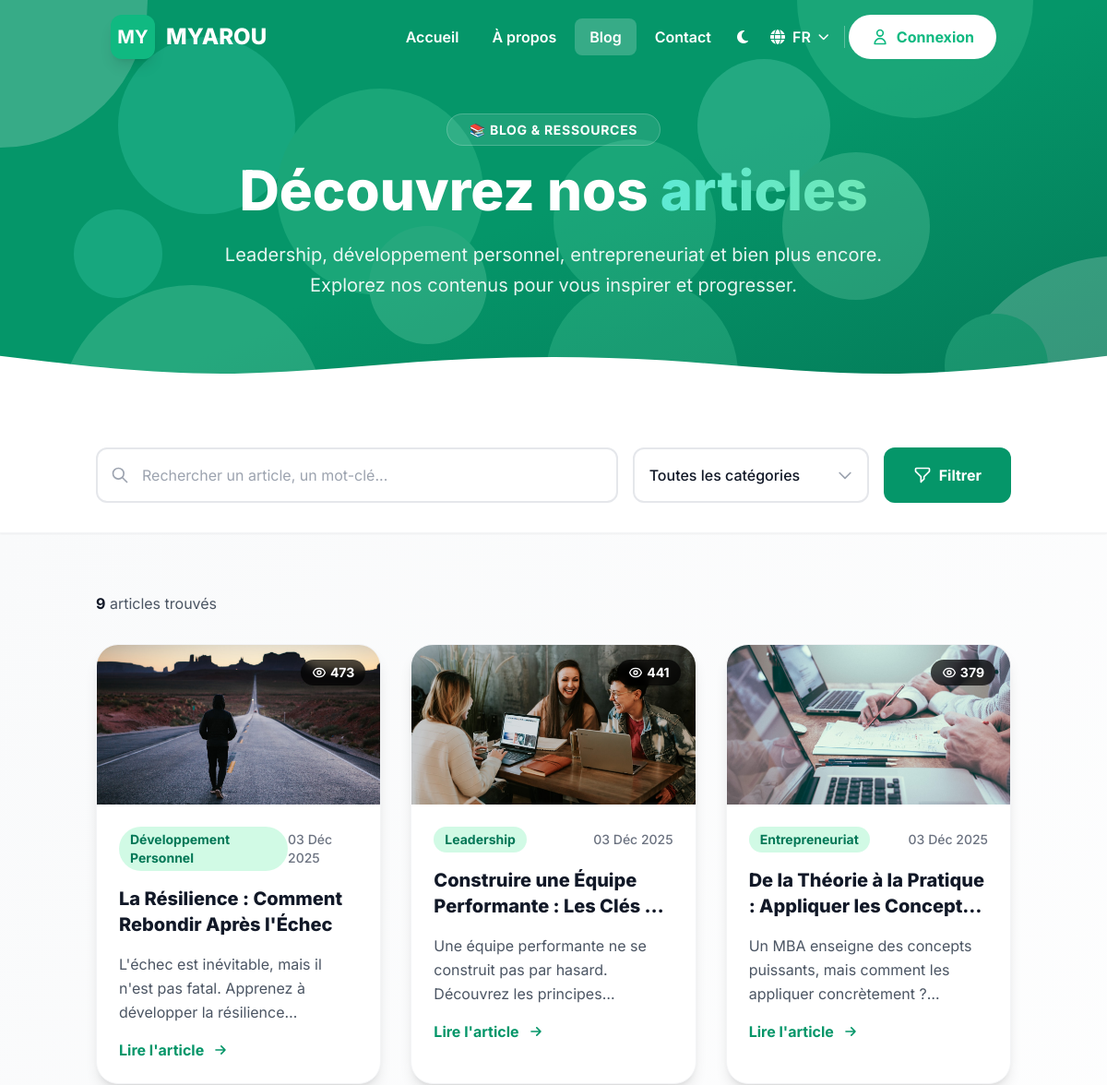
/fr/blog/ (upper part), run on an earlier commit of the app's database.
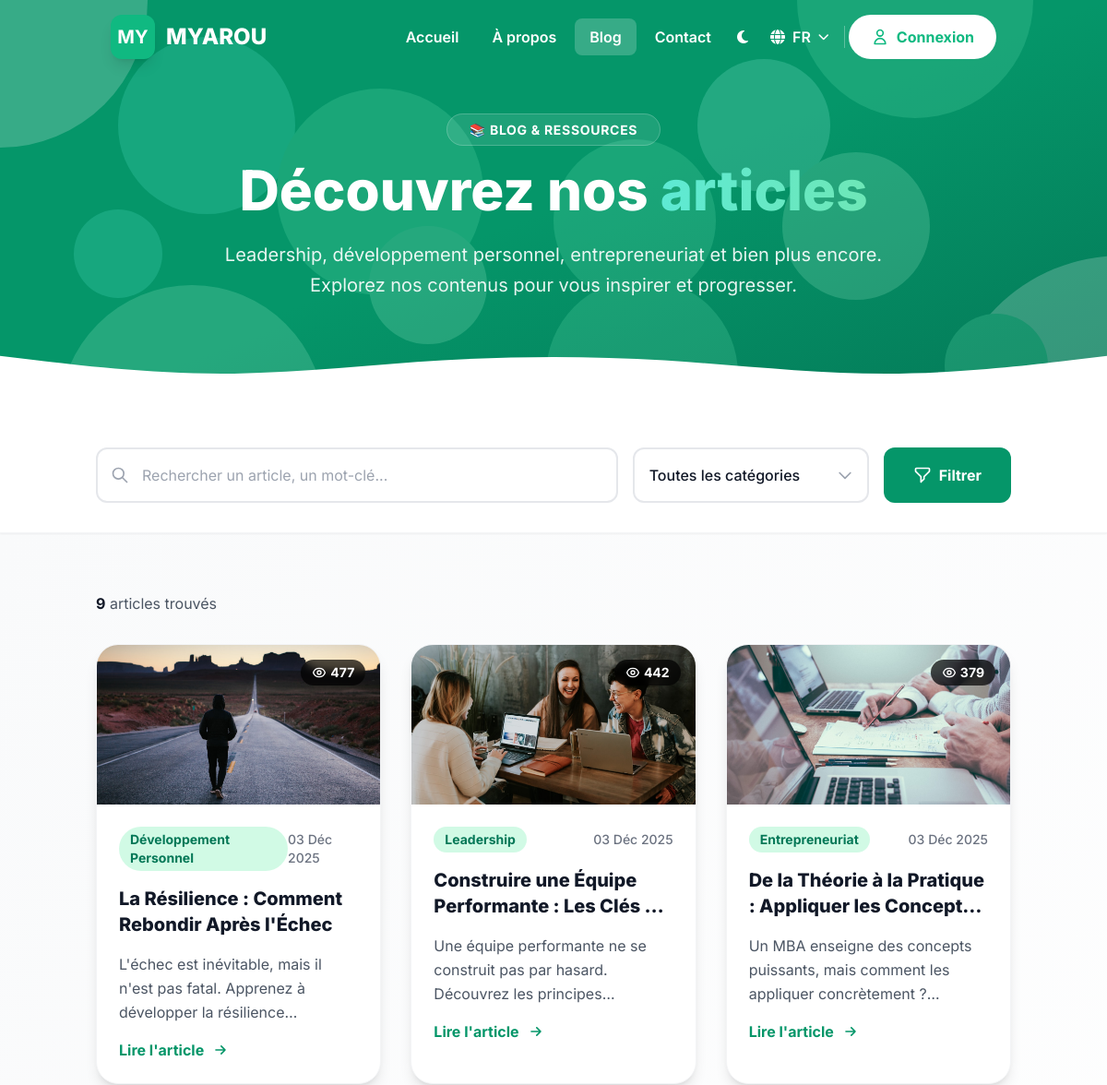
And on a later commit of the database.
### blog/models.py (models this page shows, shortened)
class Article(models.Model):
    STATUS_CHOICES = [
        ('draft', 'Brouillon'),
        ('published', 'Publié'),
        ('archived', 'Archivé'),
    ]
    title = models.CharField(
        max_length=255,
        verbose_name="Titre",
        help_text="Titre de l'article."
    )
    slug = models.SlugField(
        max_length=255,
        unique=True,
        blank=True,
        help_text="Slug généré automatiquement."
    )
    content = RichTextUploadingField(
        config_name='awesome_ckeditor',
        verbose_name="Contenu",
        help_text="Contenu principal de l'article avec éditeur HTML riche."
    )
    excerpt = models.TextField(
        blank=True,
        max_length=500,
        verbose_name="Extrait",
        help_text="Court extrait de l'article pour les listes (optionnel)."
    )
    image = models.ImageField(
        upload_to='articles/',
        blank=True,
        null=True,
        help_text="Image principale (optionnel)."
    )
    video_file = models.FileField(
        upload_to='articles/videos/',
        blank=True,
        null=True,
        verbose_name="Fichier vidéo",
        help_text="Télécharger une vidéo (MP4, WebM, etc.)."
    )
    video_url = models.URLField(
        blank=True,
        verbose_name="Lien vidéo",
        help_text="Lien vers une vidéo (YouTube, Vimeo, etc.). Si une vidéo est téléchargée, ce lien sera ignoré."
    )
    author = models.CharField(
        max_length=100,
        blank=True,
        verbose_name="Auteur",
        help_text="Nom de l'auteur"
    )
    category = models.ForeignKey(
        Category,
        on_delete=models.SET_NULL,
        null=True,
        blank=True,
        related_name="articles",
        verbose_name="Catégorie",
        help_text="Catégorie de l'article."
    )
    tags = models.CharField(
        max_length=200,
        blank=True,
        help_text="Tags séparés par des virgules."
    )
    status = models.CharField(
        max_length=10,
        choices=STATUS_CHOICES,
        default='draft',
        verbose_name="Statut",
        help_text="Statut de publication."
    )
    views = models.PositiveIntegerField(
        default=0,
        verbose_name="Vues",
        help_text="Nombre de vues de l'article."
    )
    created_at = models.DateTimeField(
        auto_now_add=True,
        verbose_name="Date de création"
    )
    updated_at = models.DateTimeField(
        auto_now=True,
        verbose_name="Date de modification"
    )
    published_at = models.DateTimeField(
        blank=True,
        null=True,
        verbose_name="Date de publication"
    )
    meta_description = models.CharField(
        max_length=160,
        blank=True,
        verbose_name="Meta description",
        help_text="Description SEO (max 160 caractères)."
    )
    meta_keywords = models.CharField(
        max_length=255,
        blank=True,
        verbose_name="Mots-clés SEO",
        help_text="Mots-clés SEO séparés par des virgules."
    )
    class Meta:
        ordering = ['-published_at', '-created_at']
        verbose_name = "Article"
        verbose_name_plural = "Articles"
        indexes = [
            models.Index(fields=['-published_at']),
            models.Index(fields=['status']),
        ]

class Category(models.Model):
    name = models.CharField(
        max_length=100,
        unique=True,
        verbose_name="Nom",
        help_text="Nom de la catégorie."
    )
    slug = models.SlugField(
        max_length=120,
        unique=True,
        blank=True,
        help_text="Généré automatiquement à partir du nom."
    )
    description = RichTextUploadingField(
        blank=True,
        config_name='awesome_ckeditor',
        verbose_name="Description",
        help_text="Description de la catégorie avec support HTML, images, etc."
    )
    image = models.ImageField(
        upload_to='categories/',
        blank=True,
        null=True,
        help_text="Image de la catégorie (optionnel)."
    )
    class Meta:
        ordering = ['name']
        verbose_name = "Catégorie"
        verbose_name_plural = "Catégories"
    def get_article_count(self):
        """Retourne le nombre d'articles publiés dans cette catégorie"""
        return self.articles.filter(status='published').count()
    get_article_count.short_description = "Articles publiés"

### blog/views.py (the view, shortened to what this page needs)
# urls.py: path('blog/', views.ArticleListView.as_view(), name='article_list'),
class ArticleListView(ListView):
    model = Article
    template_name = 'blog/blog_list.html'
    context_object_name = 'articles'
    paginate_by = 9
    def get_queryset(self):
        queryset = Article.objects.filter(status='published').select_related('category')
        search = self.request.GET.get('search')
        category_slug = self.request.GET.get('category')
        if category_slug:
            queryset = queryset.filter(category__slug=category_slug)
        return queryset.order_by('-published_at')
    def get_context_data(self, **kwargs):
        context = super().get_context_data(**kwargs)
        context['categories'] = Category.objects.all()
        context['search_query'] = self.request.GET.get('search', '')
        context['category_filter'] = self.request.GET.get('category', '')
        return context

### blog/templatetags/blog_extras.py (called while the page is built)
@register.simple_tag(takes_context=True)
def is_active(context, *view_names):
    request = context.get('request')
    if not request:
        return False
    try:
        match = request.resolver_match
        if not match:
            match = resolve(request.path)
        if match.view_name in view_names:
            return True
        for name in view_names:
            if name.endswith(':') and match.view_name.startswith(name):
                return True
    except Resolver404:
        return False
    return False

### blog_project/utils/i18n.py (called while the page is built)
def t(key, lang=None, **kwargs):
    if lang is None:
        lang = get_language()
        if lang:
            lang = lang.split('-')[0]
    if not lang or lang not in _TRANSLATIONS:
        lang = 'fr'
    text = _TRANSLATIONS.get(lang, {}).get(key, key)
    if isinstance(text, str):
        for k, v in kwargs.items():
            text = text.replace(f"{{{{{k}}}}}", str(v))
    return text

### dashboard/templatetags/json_i18n.py (called while the page is built)
@register.simple_tag(takes_context=True)
def t(context, key, **kwargs):
    request = context.get('request')
    lang = None
    if request:
        lang = request.LANGUAGE_CODE
    return translate_func(key, lang=lang, **kwargs)

### templates/blog/blog_list.html (shortened to what the changed rows need)
{% extends 'base.html' %}
{% load static json_i18n %}
{% block hero %}
<section class="relative bg-gradient-to-br from-emerald-600 via-emerald-600 to-emerald-700 dark:from-emerald-950 dark:via-emerald-950 dark:to-emerald-950 text-white overflow-hidden">
    <div class="container mx-auto px-4 py-32 relative z-20">
        <div class="max-w-4xl mx-auto text-center space-y-6">
            <h1 class="text-4xl md:text-5xl lg:text-6xl font-extrabold">{% t "site.blog.hero.title_prefix" %} <span class="text-transparent bg-clip-text bg-gradient-to-r from-teal-300 to-emerald-300">{% t "site.blog.hero.title_highlight" %}</span></h1>
        </div>
    </div>
</section>
{% endblock %}
{% block content %}
<section class="py-16 bg-gradient-to-br from-gray-50 to-white dark:from-[#121212] dark:to-[#1E1E1E] transition-colors duration-300">
    <div class="container mx-auto px-4">
        <div class="grid grid-cols-1 md:grid-cols-2 lg:grid-cols-3 gap-8 max-w-6xl mx-auto">
            {% for article in articles %}
            <article class="group bg-white dark:bg-[#1E1E1E] rounded-3xl shadow-lg overflow-hidden hover:shadow-2xl transition-all duration-300 transform hover:-translate-y-2 border border-gray-100 dark:border-gray-700">
                <a href="{% url 'blog:article_detail' article.slug %}" class="block relative overflow-hidden aspect-video">
                    {% if article.image %}
                    <img src="{{ article.image.url }}"
                         alt="{{ article.title }}"
                         class="w-full h-full object-cover group-hover:scale-110 transition-transform duration-500">
                    {% endif %}
                    <div class="absolute top-4 right-4 bg-black bg-opacity-70 backdrop-blur-sm text-white px-3 py-1 rounded-full text-sm font-bold flex items-center gap-1">
                        {{ article.views }}
                    </div>
                </a>
                <div class="p-6 space-y-4">
                    <div class="flex items-center justify-between">
                        {% if article.category %}
                        <span class="inline-flex items-center px-3 py-1 bg-gradient-to-r from-emerald-100 to-emerald-100 dark:from-emerald-900 dark:to-emerald-900 text-emerald-700 dark:text-emerald-200 rounded-full text-sm font-bold">
                            {{ article.category.name }}
                        </span>
                        {% endif %}
                        <span class="text-sm text-gray-500 dark:text-gray-400 font-medium">
                            {{ article.published_at|date:"d M Y" }}
                        </span>
                    </div>
                    <h3 class="text-xl font-extrabold text-gray-900 dark:text-white group-hover:text-emerald-600 dark:group-hover:text-emerald-400 transition-colors line-clamp-2">
                        <a href="{% url 'blog:article_detail' article.slug %}">
                            {{ article.title }}
                        </a>
                    </h3>
                    <p class="text-gray-600 dark:text-gray-300 leading-relaxed line-clamp-3">
                        {{ article.excerpt|default:article.content|striptags|truncatewords:20 }}
                    </p>
                    <a href="{% url 'blog:article_detail' article.slug %}"
                       class="inline-flex items-center gap-2 text-emerald-600 dark:text-emerald-400 font-bold hover:text-emerald-700 dark:hover:text-emerald-300 group-hover:gap-3 transition-all">
                        {% t "site.blog.article.read_more" %}
                        <svg class="w-5 h-5" fill="none" stroke="currentColor" viewBox="0 0 24 24">
                            <path stroke-linecap="round" stroke-linejoin="round" stroke-width="2" d="M13 7l5 5m0 0l-5 5m5-5H6"></path>
                        </svg>
                    </a>
                </div>
            </article>
            {% endfor %}
        </div>
    </div>
</section>
{% endblock %}

What changed in the data, as far as the page shows it:
changed Article "La Résilience : Comment Rebondir Après l'Échec": views "473" → "477"
changed Article "Construire une Équipe Performante : Les Clés…": views "441" → "442"
